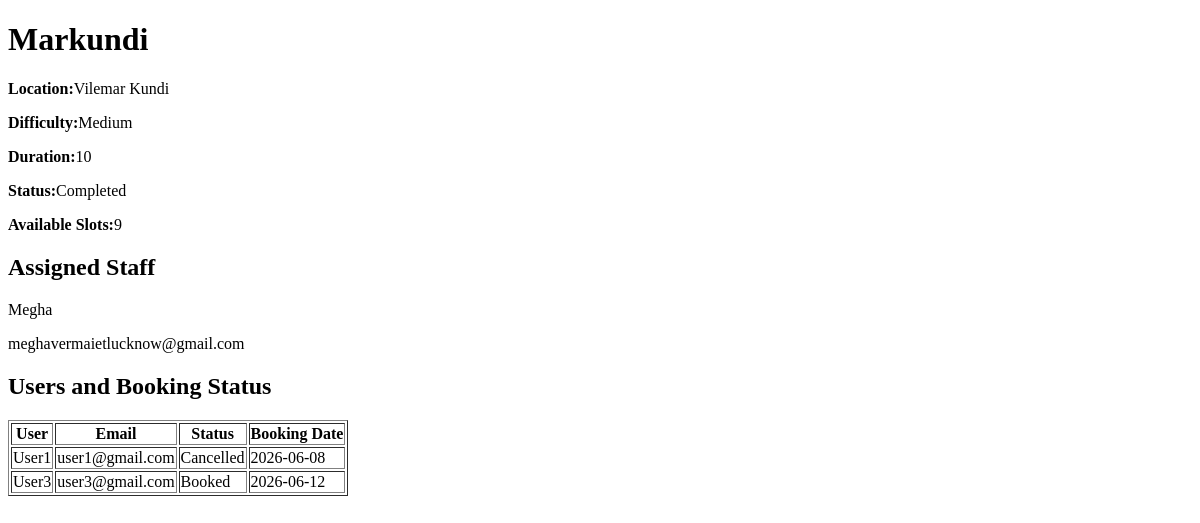
Page /trek_details/1 (signed in) on the earlier database version.
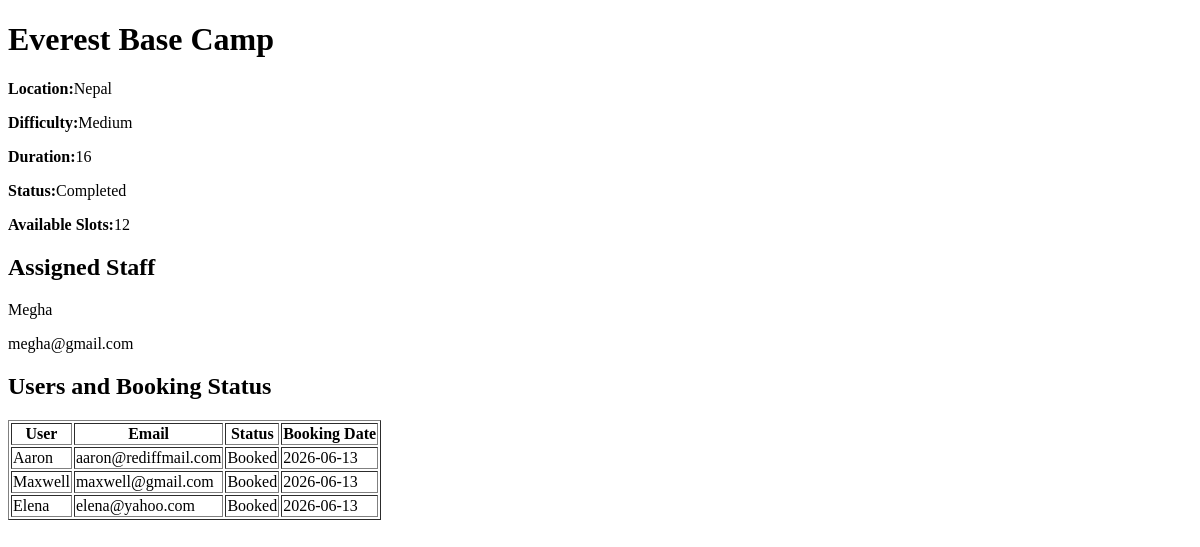
Same page on the later database version.
### models.py (models this page shows)
class Trek(db.Model):
    id = db.Column(db.Integer, primary_key=True)
    name = db.Column(db.String(100))
    location = db.Column(db.String(100))
    assigned_staff_id=staff_id=db.Column(db.Integer, db.ForeignKey('user.id'))
    available_slots=db.Column(db.Integer)
    difficulty = db.Column(db.String(50))
    duration = db.Column(db.Integer)
    status = db.Column(db.String(20),default='Open')
    start_date=db.Column(db.Date)
    end_date=db.Column(db.Date)
    image=db.Column(db.String(500))
    trek_details=db.Column(db.String(500))
    bookings = db.relationship(
        'Booking',
        backref='trek',
        lazy=True
    )
    assigned_staff_id = db.Column(
        db.Integer,
        db.ForeignKey('user.id'),
        nullable=True
    )

class User(db.Model):
    id = db.Column(db.Integer, primary_key=True)
    name = db.Column(db.String(100) , nullable=False)
    email = db.Column(db.String(100), unique=True ,nullable=False)
    password = db.Column(db.String(100) ,nullable=False)
    role = db.Column(db.String(20))
    approved = db.Column(db.Boolean, default=False)
    blacklisted = db.Column(db.Boolean, default=False)
    bookings = db.relationship(
        'Booking',
        backref='user',
        lazy=True
    )

class Booking(db.Model):
    Booking_ID = db.Column(db.Integer, primary_key=True)
    User_ID=db.Column(db.Integer, db.ForeignKey('user.id'))
    Trek_ID=db.Column(db.Integer, db.ForeignKey('trek.id'))
    Booking_Date=db.Column(db.Date)
    Status=db.Column(db.String(100))

### app.py (the view)
@app.route('/trek_details/<int:trek_id>')
def trek_details(trek_id):
    if session['role'] != 'admin':
        return "Access Denied"
    trek = Trek.query.get_or_404(trek_id)
    staff = None
    if trek.assigned_staff_id:
        staff = User.query.get(trek.assigned_staff_id)
    bookings = Booking.query.filter_by(Trek_ID=trek_id).all()
    booking_details = []
    for booking in bookings:
        user = User.query.get(booking.User_ID)
        booking_details.append({'user': user,'booking': booking})
    return render_template(
        'trek_details.html',
        trek=trek,
        staff=staff,
        booking_details=booking_details
    )

### templates/trek_details.html (shortened to what this page needs)
<!DOCTYPE html>
<html lang="en">
<head>
</head>
<body>
<h1>{{ trek.name }}</h1>
<p><b>Location:</b>{{ trek.location }}</p>
<p><b>Difficulty:</b>{{ trek.difficulty }}</p>
<p><b>Duration:</b>{{ trek.duration }}</p>
<p><b>Status:</b>{{ trek.status }}</p>
<p><b>Available Slots:</b>{{ trek.available_slots }}</p>
<h2>Assigned Staff</h2>
{% if staff %}
<p>{{ staff.name }}</p>
<p>{{ staff.email }}</p>
{% else %}
<p>No Staff Assigned</p>
{% endif %}
<h2>Users and Booking Status</h2>
<table border="1">
<tr>
    <th>User</th>
    <th>Email</th>
    <th>Status</th>
    <th>Booking Date</th>
</tr>
{% for item in booking_details %}
<tr>
    <td>{{ item.user.name }}</td>
    <td>{{ item.user.email }}</td>
    <td>{{ item.booking.Status }}</td>
    <td>{{ item.booking.Booking_Date }}</td>
</tr>
{% endfor %}
</table>
</body>
</html>

Differences in the rows shown:
no longer on this page (row edited): User: user.name "User1", user.email "user1@gmail.com"
no longer on this page (row edited): Booking: booking.Status "Cancelled", booking.Booking_Date "2026-06-08"
no longer on this page (row edited): User: user.name "User3", user.email "user3@gmail.com"
removed Booking: booking.Status "Booked", booking.Booking_Date "2026-06-12"
changed Trek "Medium": name "Markundi" → "Everest Base Camp"; location "Vilemar Kundi" → "Nepal"; duration "10" → "16"; available_slots "9" → "12"
changed User "Megha": email "meghavermaietlucknow@gmail.com" → "megha@gmail.com"
now on this page (row edited): User: user.name "Aaron", user.email "aaron@rediffmail.com"
now on this page (row edited): Booking: booking.Status "Booked", booking.Booking_Date "2026-06-13"
now on this page (row edited): User: user.name "Maxwell", user.email "maxwell@gmail.com"
now on this page (row edited): Booking: booking.Status "Booked", booking.Booking_Date "2026-06-13"
now on this page (row edited): User: user.name "Elena", user.email "elena@yahoo.com"
now on this page (row edited): Booking: booking.Status "Booked", booking.Booking_Date "2026-06-13"
